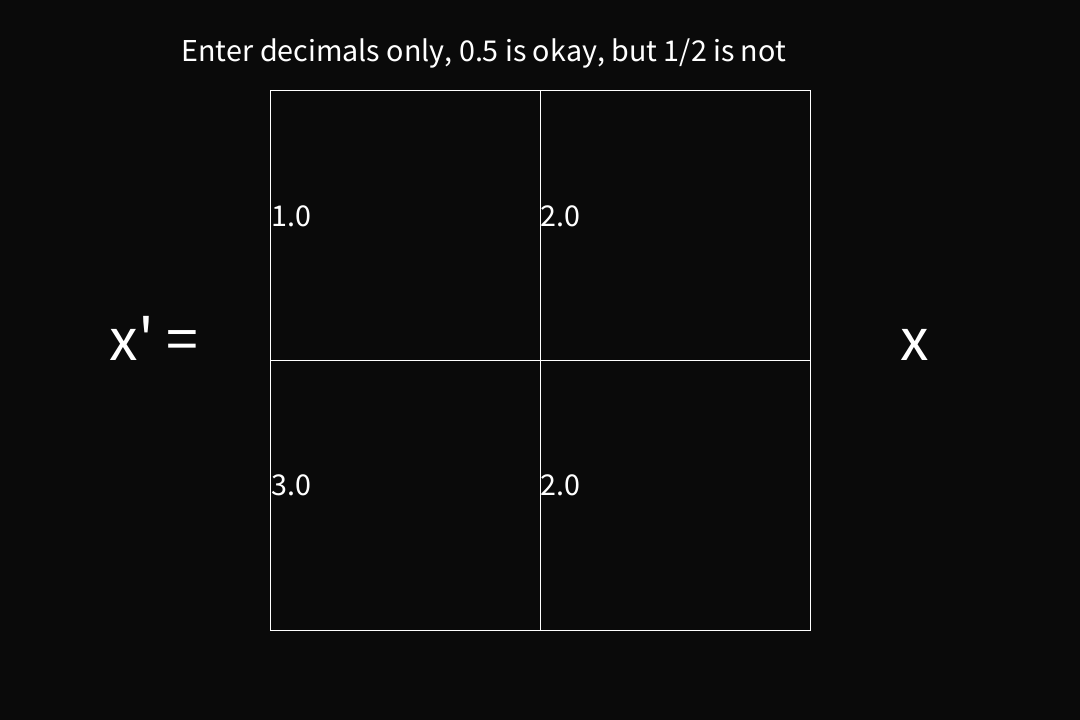
Frame 1 (no input)
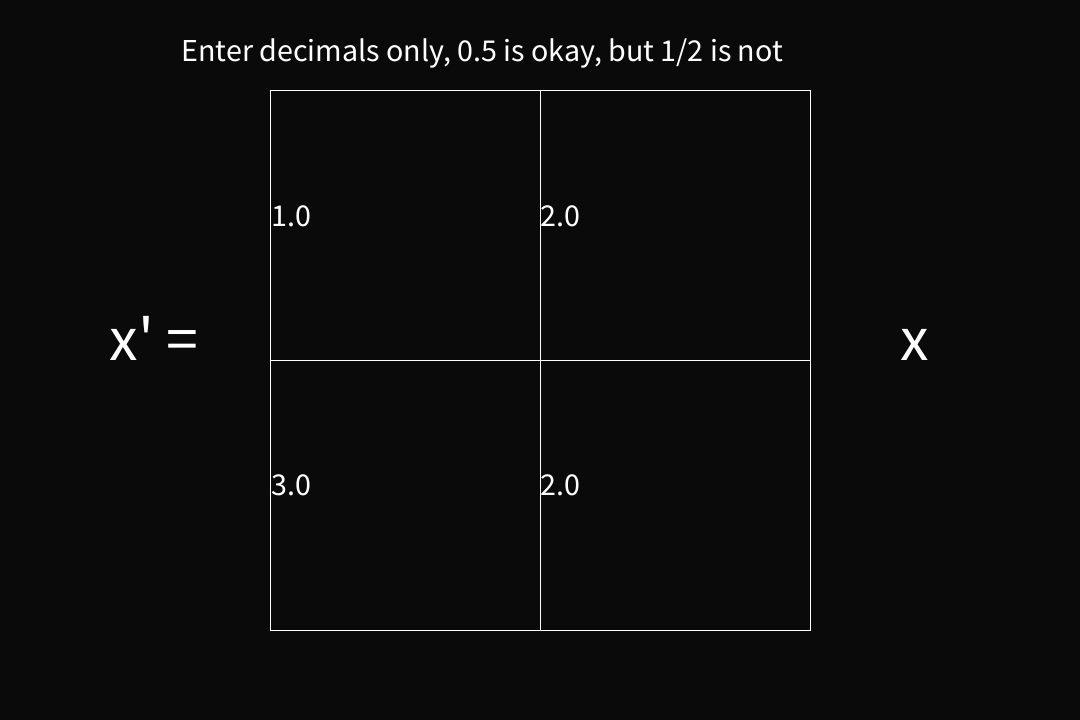
Frame 60 (the mouse pressed at the canvas centre just before this capture)
Frame 120 (the mouse held since frame 60 and released just before this capture): identical to frame 60, image omitted

The Processing sketch that drew these frames (run headless with seeded random() and noise(); from frame 60 on, the mouse is pressed at the canvas centre):

// Processing sketch: PhasePlane
// ── PhasePlane.pde
float topLeftFloat = 1;
float topRightFloat = 2;
float bottomLeftFloat = 3;
float bottomRightFloat = 2;


Position[] eigenvectors;
float[][] eigenvalues;

float timeStep;
float speedIncrease;

Position[][] positionArray;


float time = 0;

boolean entryScreen = true;

float matBoxSize;

String topLeftEntry = "";
String topRightEntry = "";
String bottomLeftEntry = "";
String bottomRightEntry = "";



void setup() {
  size(1080, 720);
  topLeftEntry = Float.toString(topLeftFloat);
  topRightEntry = Float.toString(topRightFloat);
  bottomLeftEntry = Float.toString(bottomLeftFloat);
  bottomRightEntry = Float.toString(bottomRightFloat);
  entryScreen = true;
  matBoxSize = (float)(width/4);
  topRight = false;
  topLeft = false;
  bottomLeft = false;
  bottomRight = false;
  
}


void draw() {
  if (entryScreen) {
    constructEntryScreen();
  } else {
    displayBackgroundLayer();
    translate(width/2, height/2);
    scale(1,-1);
    displayAxis();
    displayEigenvectors();
    updatePositionLayerold();
    checkForKeyPresses();
  }
  
}

void constructEntryScreen() {
  background(backgroundColor);
  noFill();
  translate(width/2, height/2);
  stroke(255);
  strokeWeight(1);
  
  
  //topright
  if(topRight) {
    fill(100);
  } else{
     noFill(); 
  }
  rect(0, 0, matBoxSize, -matBoxSize);
  
  //bottomright
  if(bottomRight) {
    fill(100);
  } else{
     noFill(); 
  }
  rect(0, 0, matBoxSize, matBoxSize);
  
  //topleft
  if(topLeft) {
    fill(100);
  } else{
     noFill(); 
  }
  rect(0, 0, -matBoxSize, -matBoxSize);
  
  //bottomleft
  if(bottomLeft) {
    fill(100);
  } else{
     noFill(); 
  }
  rect(0, 0, -matBoxSize, matBoxSize);
  
  //matrix string
  textSize(32);
  stroke(255);
  fill(255);
  text(topLeftEntry, -matBoxSize, -matBoxSize/2);
  text(topRightEntry, 0, -matBoxSize/2);
  text(bottomRightEntry, 0, matBoxSize/2);
  text(bottomLeftEntry, -matBoxSize, matBoxSize/2);
  
  text("Enter decimals only, 0.5 is okay, but 1/2 is not", -width/3, -(float)height/2 + (float)height/12);
  
  stroke(255);
  fill(255);
  textSize(64);
  text("x' = ", -(float)(width/2.5), 0);
  text("x", (float)(width/3), 0);
  
}

void constructPlane() {
  background(backgroundColor);
  positionArray = new Position[2*ceil((float) width/gridDensity)+1][2*ceil((float)height/gridDensity)+1];
  for (int i = 0; i < positionArray.length; i++) {
    for (int j = 0; j < positionArray[i].length; j++) {
      positionArray[i][j] = new Position(-width + gridDensity*i, -height + gridDensity*j);
  }
    
    eigenvectors = computeEigenvectors(mat[0],mat[1],mat[2],mat[3]);
    float matrixNorm = sqrt(mat[0]*mat[0] + mat[1]*mat[1] + mat[2]*mat[2] + mat[3]*mat[3]);
    float speed;
    if (matrixNorm == 0){
      speed = 1;
    } else {
      speed = (float)1/matrixNorm;
    }
    timeStep = speed*baseTimeStep;
    speedIncrease = speed*basespeedIncrease;
    eigenvalues = getEigenvalues(mat[0],mat[1],mat[2],mat[3]);
  }
}

void keyPressed() {
  if (key == ' ') {
    setup();
  } else if (key == ENTER) {
    //get entries
    topLeftFloat = Float.parseFloat(topLeftEntry);
    topRightFloat = Float.parseFloat(topRightEntry);
    bottomRightFloat = Float.parseFloat(bottomRightEntry);
    bottomLeftFloat = Float.parseFloat(bottomLeftEntry);
    mat[0] = topLeftFloat;
    mat[1] = topRightFloat;
    mat[2] = bottomLeftFloat;
    mat[3] = bottomRightFloat;
    constructPlane();
    entryScreen = false;
  }
  if (entryScreen) {
    if (topLeft) {
      if(key == BACKSPACE ) {
        if (topLeftEntry.length() > 0) {
          topLeftEntry = topLeftEntry.substring(0, topLeftEntry.length() - 1);
        }
      } else {
        topLeftEntry = topLeftEntry + key;
      }
    }
    if (topRight) {
      if(key == BACKSPACE ) {
        if (topRightEntry.length() > 0) {
          topRightEntry = topRightEntry.substring(0, topRightEntry.length() - 1);
        }
      } else {
        topRightEntry = topRightEntry + key;
      }
    }
    if (bottomRight) {
      if(key == BACKSPACE ) {
        if (bottomRightEntry.length() > 0) {
          bottomRightEntry = bottomRightEntry.substring(0, bottomRightEntry.length() - 1);
        }
      } else {
        bottomRightEntry = bottomRightEntry + key;
      }
    }
    if (bottomLeft) {
      if(key == BACKSPACE ) {
        if (bottomLeftEntry.length() > 0) {
          bottomLeftEntry = bottomLeftEntry.substring(0, bottomLeftEntry.length() - 1);
        }
      } else {
        bottomLeftEntry = bottomLeftEntry + key;
      }
    }
  }
}

// ── EntryScreen.pde
boolean topLeft;
boolean topRight;
boolean bottomLeft;
boolean bottomRight;

void mouseClicked() {
  if (entryScreen) {
    float shiftedMouseX = mouseX - width/2;
    float shiftedMouseY = mouseY - height/2;
    println(shiftedMouseX);
    println(shiftedMouseY);
    if (shiftedMouseX <= matBoxSize && 0 <= shiftedMouseX && shiftedMouseY >= -matBoxSize && shiftedMouseY <= 0) {
      //topright
        topRight = true;
        topLeft = false;
        bottomLeft = false;
        bottomRight = false;
        println("top right");
    } else if (shiftedMouseX <= matBoxSize && 0 <= shiftedMouseX && shiftedMouseY <= matBoxSize && shiftedMouseY >= 0) {
        //bottomright
        topRight = false;
        topLeft = false;
        bottomLeft = false;
        bottomRight = true;
      println("bottom right");
    }  else if (shiftedMouseX >= -matBoxSize && 0 >= shiftedMouseX && shiftedMouseY <= matBoxSize && shiftedMouseY >= 0) {
        //bottomleft
        topRight = false;
        topLeft = false;
        bottomLeft = true;
        bottomRight = false;
      println("bottom left");
    } else if (shiftedMouseX >= -matBoxSize && 0 >= shiftedMouseX && shiftedMouseY >= -matBoxSize && shiftedMouseY <= 0) {
      //topleft
        topRight = false;
        topLeft = true;
        bottomLeft = false;
        bottomRight = false;
      println("top left");
    } else {
        topRight = false;
        topLeft = false;
        bottomLeft = false;
        bottomRight = false;
    }
  }
}

// ── Methods.pde
void displayBackgroundLayer() {
  fill(backgroundColor,backgroundOpacity);
  rect(0,0,width,height);
  
}

void displayAxis() {
  stroke(axisColor,axisOpacity);
  line(-100,0,100,0);
  line(0,-100,0,100);
  
}

void displayEigenvectors() {
  
  Position eigenvector1 = eigenvectors[0];
  Position eigenvector2 = eigenvectors[1];
  if(eigenvector1.isReal && eigenvector2.isReal) {
    stroke(45,245,0,30);
    float modifierX = sqrt(pow(eigenvector1.x,2) + pow(eigenvector1.y,2));
    float modifierY =sqrt(pow(eigenvector2.x,2) + pow(eigenvector2.y,2));
    line(0, 0, height*eigenvector1.x/modifierX, height*eigenvector1.y/modifierX);
    line(0, 0, -height*eigenvector1.x/modifierX, -height*eigenvector1.y/modifierX);
    line(0, 0, height*eigenvector2.x/modifierY, height*eigenvector2.y/modifierY);
    line(0, 0, -height*eigenvector2.x/modifierY, -height*eigenvector2.y/modifierY);

    pushMatrix();
    scale(1,-1);
    textSize(26);
    fill(eigenvectorColor,eigenvectorOpacity);
    text(eigenvector1.eigenvalue,(float) height*eigenvector1.x/modifierX/3, (float)-height*eigenvector1.y/modifierX/3);
    if(eigenvector1.eigenvalue == eigenvector2.eigenvalue) {
    } else {
      text(eigenvector2.eigenvalue,(float) height*eigenvector2.x/modifierY/3, (float)-height*eigenvector2.y/modifierY/3);
    }
    popMatrix();
  } else {
    float rePart = eigenvalues[0][0];
    float imPart = eigenvalues[0][1];
    pushMatrix();
    scale(1,-1);
    textSize(26);
    fill(eigenvectorColor,eigenvectorOpacity);
    text(rePart + "\u00B1 i" + imPart,(float) width/4, 0);
    popMatrix();
  }
  
}

void updatePositionLayerold() {
  float currentX;
  float currentY;
  stroke(strokeColor,strokeOpacity);
  strokeWeight(weightOfStroke);
  for (int i = 0; i < positionArray.length; i++) {
    for (int j = 0; j < positionArray[i].length; j++) {
      currentX = positionArray[i][j].x;
      currentY = positionArray[i][j].y;
      line(currentX, currentY, currentX + xPrimeLinear(currentX, currentY, time)*timeStep, currentY + yPrimeLinear(currentX, currentY, time)*timeStep);
      currentX = currentX + xPrimeLinear(currentX, currentY, time)*timeStep;
      currentY = currentY + yPrimeLinear(currentX, currentY, time)*timeStep;
      positionArray[i][j].x = currentX;
      positionArray[i][j].y = currentY;
    }
  }
  
}

float xPrimeLinear(float x, float y, float t) {
  return (float)mat[0]*x + (float)mat[1]*y;
}

float yPrimeLinear(float x, float y, float t) {
  return  (float)mat[2]*x  + (float)mat[3]*y;
}




void checkForKeyPresses(){ 
  //checking for key presses
  if ((keyPressed == true) && (key == 'A' || key == 'a')) {
    timeStep = timeStep + speedIncrease;
  } 
  else if ((keyPressed == true) && (key == 'S' || key == 's')) {
    timeStep = timeStep - speedIncrease;
  } 
}
  











class Position {
 
  float x;
  float y;
  boolean isReal;
  float eigenvalue;
  
  Position(float xPos, float yPos) {
    x = xPos;
    y = yPos;
  }
  
}


Position[] computeEigenvectors(float a, float b, float c, float d) {
  Position eigen1 = new Position(-1,1);
  Position eigen2 = new Position(0,0);
  eigen1.isReal = false;
  eigen2.isReal = false;
  Position[] arr = {eigen1, eigen2};
  
  float discriminant = (a+d)*(a+d) - 4*(a*d-b*c);
  
  if(discriminant >= 0) {
    float lambda1 = ((a+d) + sqrt(discriminant))/2;
    float lambda2 = ((a+d) - sqrt(discriminant))/2;
    if ((b == 0 && lambda1 - a == 0) || (c == 0 && lambda2 - d == 0)) { 
      float eigenholder1 = lambda1;
      float eigenholder2 = lambda2;
      lambda1 = eigenholder2;
      lambda2 = eigenholder1;
    }
    eigen1.x = b;
    eigen1.y = lambda1 - a;
    eigen1.eigenvalue = lambda1;
    eigen2.x = lambda2 - d;
    eigen2.y = c;
    eigen2.eigenvalue = lambda2;
    if(abs(eigen1.x) + abs(eigen1.y) + abs(eigen2.x) + abs(eigen2.y) > 0) {
      eigen1.isReal = true;
      eigen2.isReal = true;   
    }
    } 
    return arr; 
  } 
  
  float[][] getEigenvalues(float a, float b, float c, float d) {
  float[][] eigenvalues = {{0,0},{0,0}};
  float discriminant = (a+d)*(a+d) - 4*(a*d-b*c);
  if (discriminant > 0 || discriminant == 0) {
    float lambda1 = ((a+d) + sqrt(discriminant))/2;
    float lambda2 = ((a+d) - sqrt(discriminant))/2;
    eigenvalues[0][0] = lambda1;
    eigenvalues[1][0] = lambda2;
  } else {
    float rePart = (a+d)/2;
    float imPart = sqrt(-discriminant)/2;
    eigenvalues[0][0] = rePart;
    eigenvalues[0][1] = imPart;
    eigenvalues[1][0] = rePart;
    eigenvalues[1][1] = imPart;
  }
  
  return eigenvalues;
}

// ── Parameters.pde
//this is the matrix in the equation x' = Ax
float[] mat = {(float)1, (float)2, (float)3, (float)2};

//lower number = more particles on screen, higher number = less particles
float gridDensity = 50;

//modify these to change color/opacity/size of particles
color strokeColor = color(255,255,255);
float strokeOpacity = 255;
float weightOfStroke = 1;



color backgroundColor = color(10,10,10);
float backgroundOpacity = 20;


color axisColor = color(162,24,170);
float axisOpacity = 30;

color eigenvectorColor = color(45,245,0);
float eigenvectorOpacity = 30;

//these control the starting speed and the rate of speed increase
float baseTimeStep = 0.002;
float basespeedIncrease = .0005;
